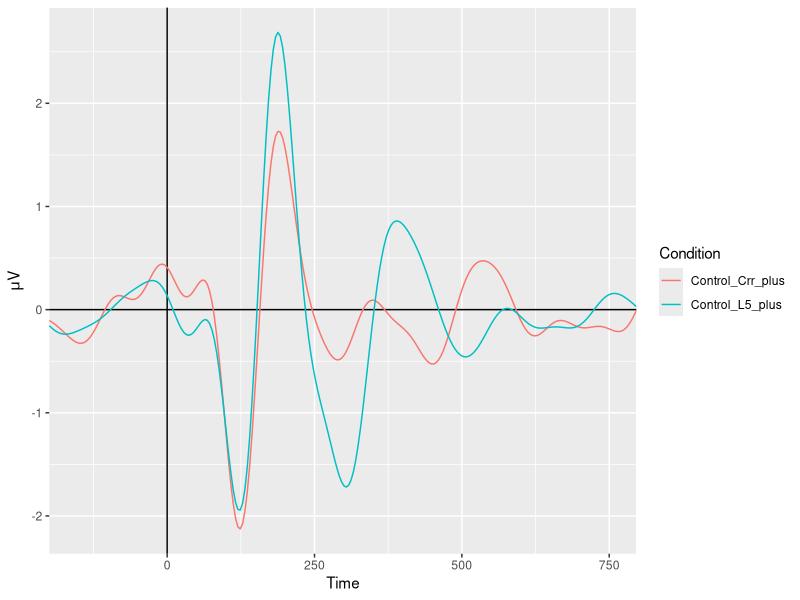
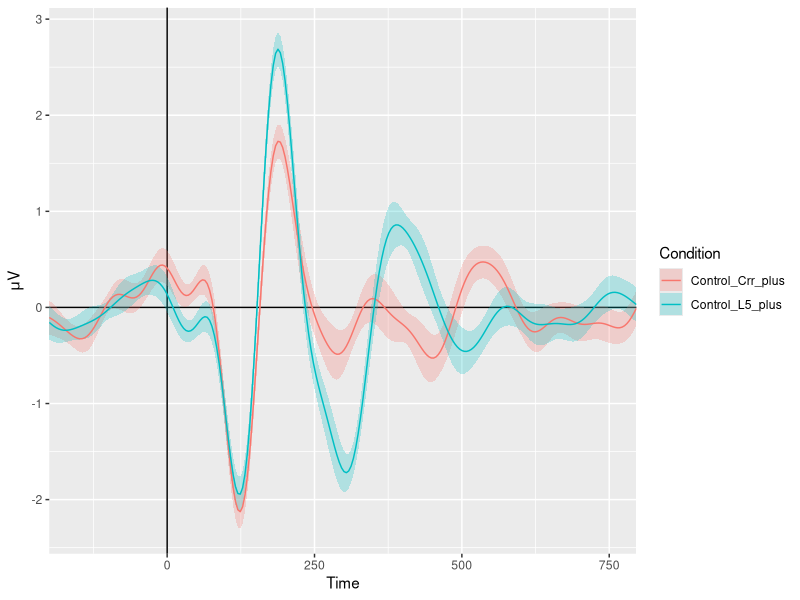
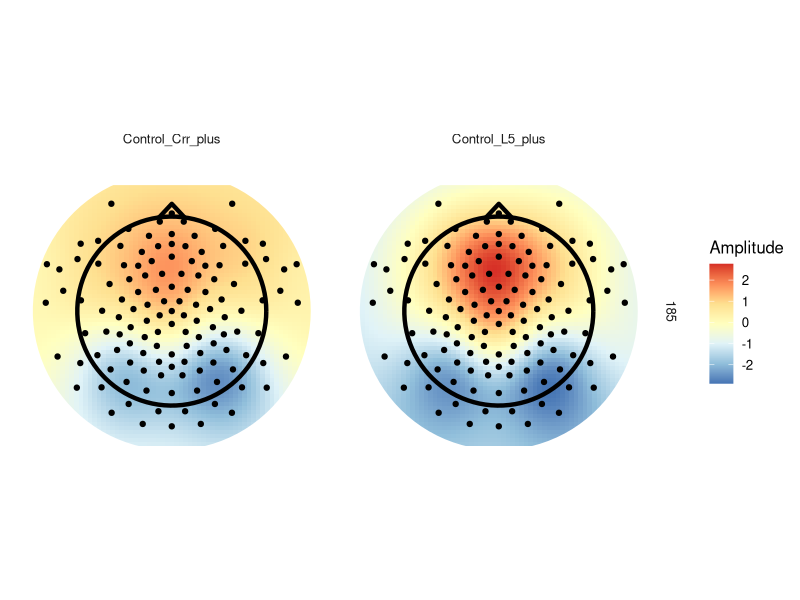
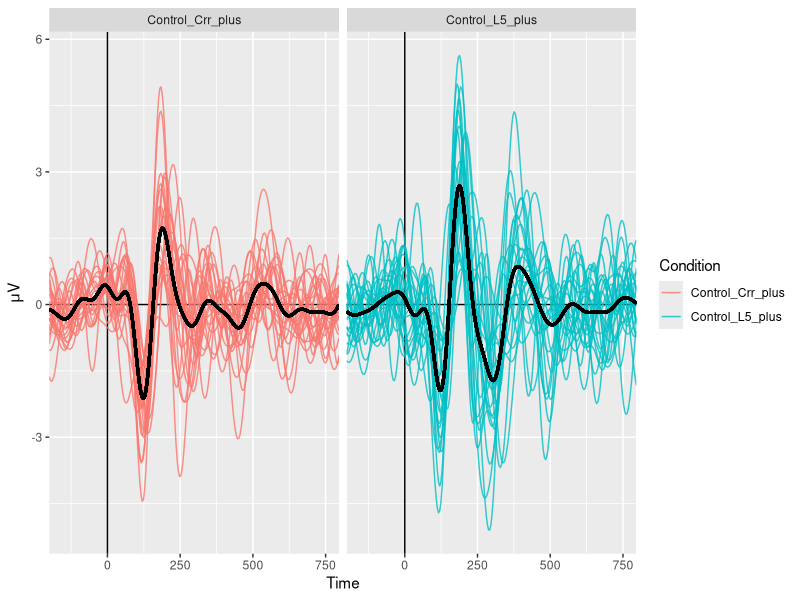
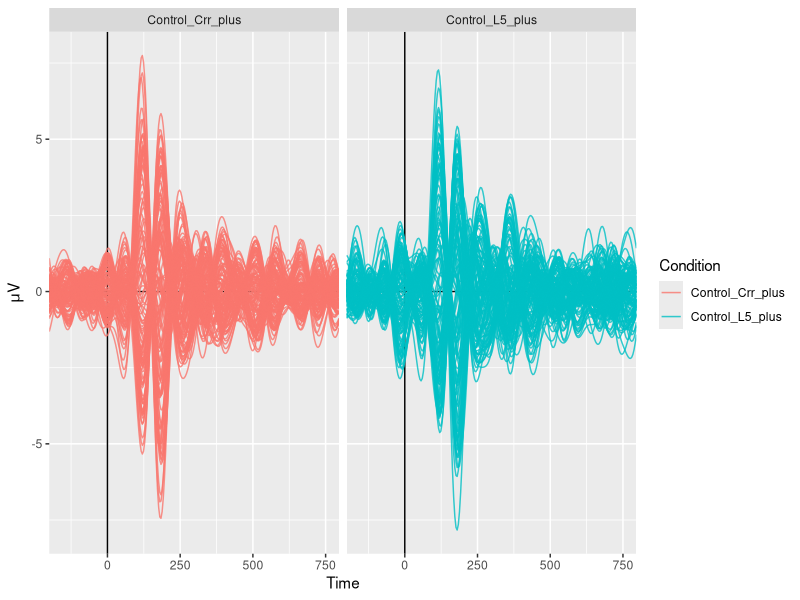
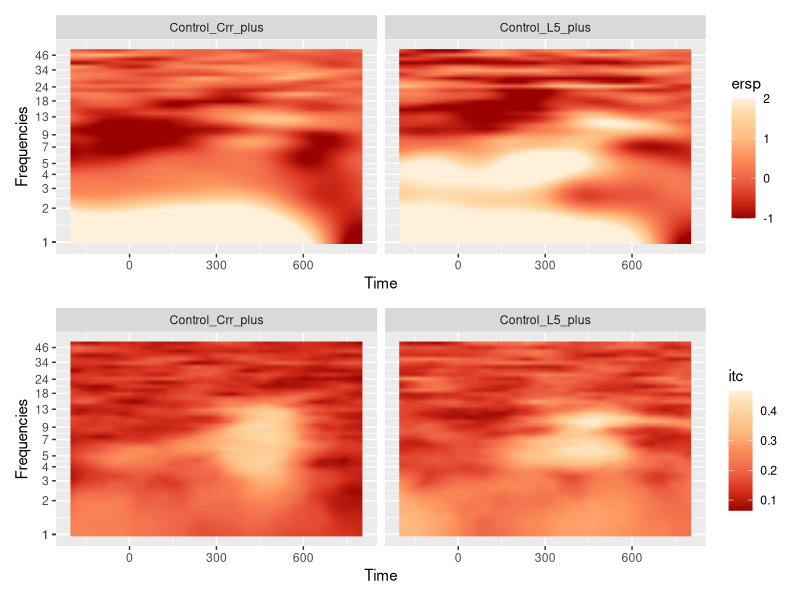
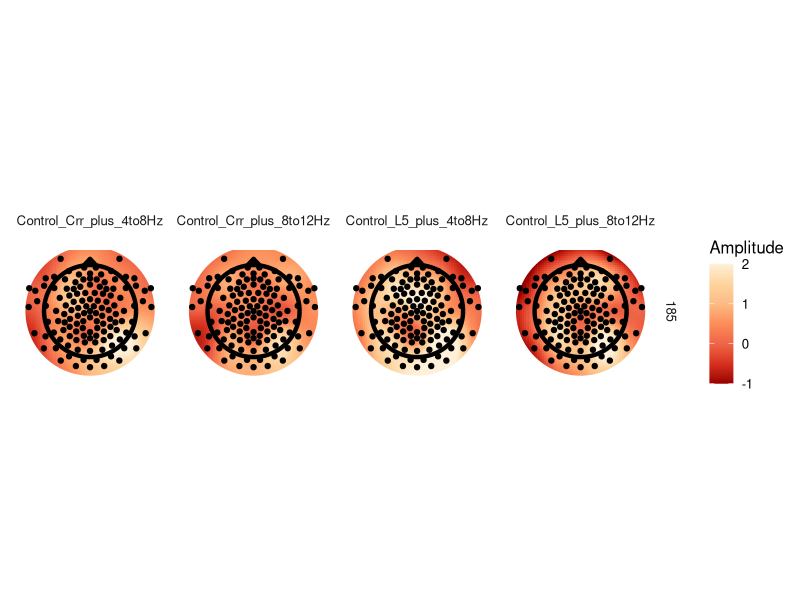

Generate these figures, in order, with R:
## ---- chunk 1
knitr::opts_chunk$set(echo = FALSE, message = FALSE, fig.path = "doc/")

library(tidyverse)
library(magrittr)
library(scales)
library(patchwork)

## ---- chunk 2

grand_data <- read_csv("doc/grand_plot_data.csv") %>%    # load the data file
  as.tbl() %>% 
  mutate_at(.vars = c("Time","mean","sd"), .funs = as.numeric) %>% 
  mutate(Condition = as.factor(Condition),
         N  = as.integer(N),
         se = sd/sqrt(N))

grand_data %>% 
  ggplot(aes(x = Time, y = mean,
             color = Condition, fill = Condition,
             group = Condition)) + geom_vline(xintercept = 0) +
  geom_hline(yintercept = 0) +
  geom_line() + 
  scale_x_continuous(expand = c(0, 0)) +
  labs(x = "Time", y = expression(paste(mu,"V")))

## ---- chunk 3
grand_data %>% 
  ggplot(aes(x = Time, y = mean,
             color = Condition, fill = Condition,
             group = Condition)) + geom_vline(xintercept = 0) +
  geom_hline(yintercept = 0) +
  geom_ribbon(aes(ymin = mean-se, ymax = mean+se),
              alpha = 0.25, color = NA) + 
  geom_line() + 
  scale_x_continuous(expand = c(0, 0)) +
  labs(x = "Time", y = expression(paste(mu,"V")))
## ---- chunk 4

raw.data <- read.csv("doc/topo_plot_data.csv") %>%
  as.tbl() %>% 
  mutate(Condition   = as.factor(Condition),
         # convert Theta and Radius to (x,y)
         radianTheta = pi/180*Theta,
         x           = Radius*sin(radianTheta),
         y           = Radius*cos(radianTheta),
         r           = sqrt(x^2 + y^2))

expand.topo <- function(data, gridRes = NULL) {
  library(mgcv)
  if (is.null(gridRes))
    gridRes <- data[[1]] %$% unique(Channel) %>% {length(.)/2}
  
  res <- list()
  for (c in 1:length(data)) {
    LL <- data[[c]]
    
    minx <- min(LL$x)*1.1
    miny <- min(LL$y)*1.1
    maxx <- max(LL$x)*1.1
    maxy <- max(LL$y)*1.1
    
    tmp.GAM <- expand.grid(x = seq(minx*1.05,maxx*1.05,length = gridRes),
                           y = seq(miny*1.05,maxy*1.05,length = gridRes)) %>%
      data.frame()
    
    tmp.GAM$Amp <- LL %>%
      gam(Amp ~ s(x, y, bs = 'ts'), data = .) %>% 
      predict(tmp.GAM, type = "response")
    res[[c]] <- tmp.GAM %>% 
      filter(sqrt(x^2 + y^2) <= max(diff(range(x)),diff(range(y)))/2)
    rm(tmp.GAM)
  }
  return(res)
}

circleFun <- function(diameter = 1, center = c(0,0), npoints = 100) {
  r  <- diameter / 2
  tt <- seq(0,2*pi,length.out = npoints)
  xx <- center[1] + r * cos(tt)
  yy <- center[2] + r * sin(tt)
  return(data.frame(x = xx, y = yy))
}

# Topo theme
theme_topo <- function(base_size = 12) {
  theme_bw(base_size = base_size) %+replace%
    theme(rect       = element_blank(),
          line       = element_blank(),
          axis.text  = element_blank(),
          axis.title = element_blank()
    )
}

chanlocs <- raw.data %>% 
  select(Channel, x, y) %>%
  distinct()

diam      <- chanlocs %$%
  max(diff(range(x)),diff(range(y))) # can be adjusted
head <- list()
head$shape <- circleFun(diam*0.75)
head$mask  <- circleFun(diam*1.15)
head$nose  <- data.frame(x = c(-.075,0,.075),
                         y = c(-.005,.075,-.005) + max(head$shape$y))

topo.data <- raw.data %>% 
  group_by(Condition,TimePnt) %>% 
  select(Condition,TimePnt,Channel,x,y,Amp) %>% 
  nest() %>%
  mutate(data = expand.topo(data)) %>% 
  unnest()

ggplot(topo.data,aes(x, y)) +
  ## The Topos
  geom_raster(aes(fill = Amp))+
  facet_grid(TimePnt~Condition) +
  ## The Head
  geom_path(data = head$mask, color = "white",size = 4) +
  geom_path(data = head$nose, size = 1.5) +
  geom_path(data = head$shape, size = 1.5) +
  ## The Channels
  geom_point(data = chanlocs) +
  ## Design
  scale_fill_distiller(palette = "RdYlBu", direction = -1,
                       limits = range(topo.data$Amp), oob = squish) +
  labs(fill = "Amplitude") +
  theme_topo() +
  coord_equal()

## ---- chunk 5

butterfly_data <- read_csv("doc/butterfly_plot_data.csv") %>% # load the data file
  group_by(Condition,Time) %>% 
  mutate(meanAmp = mean(amp)) %>% 
  ungroup()

butterfly_data %>% 
  ggplot(aes(x = Time, y = amp,
             color = Condition,
             group = ID)) + 
  facet_wrap(~Condition) +
  geom_vline(xintercept = 0) + 
  geom_hline(yintercept = 0) + 
  geom_line(alpha = 0.8) + 
  geom_line(aes(y = meanAmp), color = "black", size = 1) +
  scale_x_continuous(expand = c(0, 0)) +  
  labs(x = "Time", y = expression(paste(mu,"V"))) 

## ---- chunk 6

trace_data <- read_csv("doc/trace_plot_data.csv")

trace_data %>% 
  ggplot(aes(x = Time, y = amp,
             color = Condition,
             group = ID)) + 
  facet_wrap(~Condition) +
  geom_vline(xintercept = 0) + 
  geom_hline(yintercept = 0) + 
  geom_line(alpha = 0.8) + 
  scale_x_continuous(expand = c(0, 0)) + 
  labs(x = "Time", y = expression(paste(mu,"V"))) 

## ---- chunk 7

TF_data <- read_csv("doc/TFplot_data.csv")


# Plot --------------------------------------------------------------------

# Use geom_raster to plot y-axis scale as is
ersp <- ggplot(TF_data,aes(Time, Frequencies, fill = ersp)) + # or fill = itc
  geom_raster(interpolate = T) +
  facet_grid(.~Condition) +
  scale_y_log10(breaks = sort(unique(TF_data$Frequencies))[seq(1,50, by = 4)] %>% round()) + # if Frequencies are log-spaced
  scale_fill_distiller(palette = "OrRd", limits = c(-1,2), oob = squish)

itc <- ggplot(TF_data,aes(Time, Frequencies, fill = itc)) + # or fill = itc
  geom_raster(interpolate = T) +
  facet_grid(.~Condition) +
  scale_y_log10(breaks = sort(unique(TF_data$Frequencies))[seq(1,50, by = 4)] %>% round()) + # if Frequencies are log-spaced
  scale_fill_distiller(palette = "OrRd", oob = squish)


ersp / itc

## ---- chunk 8
raw.data <- read.csv("doc/TFtopo_data.csv") %>%
  as.tbl() %>% 
  mutate(Condition   = as.factor(Condition),
         # convert Theta and Radius to (x,y)
         radianTheta = pi/180*Theta,
         x           = Radius*sin(radianTheta),
         y           = Radius*cos(radianTheta),
         r           = sqrt(x^2 + y^2))
  

topo.data <- raw.data %>% 
  group_by(Condition,TimePnt) %>% 
  select(Condition,TimePnt,Channel,x,y,Amp) %>% 
  nest() %>%
  mutate(data = expand.topo(data)) %>% 
  unnest()# %>% 
  # separate(Condition, into = c("Group","Level","Oper","Freq")) %>% 
  # unite("Condition",Group:Oper)

ggplot(topo.data,aes(x, y)) +
  ## The Topos
  geom_raster(aes(fill = Amp))+
  facet_grid(TimePnt~Condition) +
  ## The Head
  geom_path(data = head$mask, color = "white",size = 4) +
  geom_path(data = head$nose, size = 1.5) +
  geom_path(data = head$shape, size = 1.5) +
  ## The Channels
  geom_point(data = chanlocs) +
  ## Design
  scale_fill_distiller(palette = "OrRd",
                       limits = c(-1,2), oob = squish) +
  labs(fill = "Amplitude") +
  theme_topo() +
  coord_equal()

